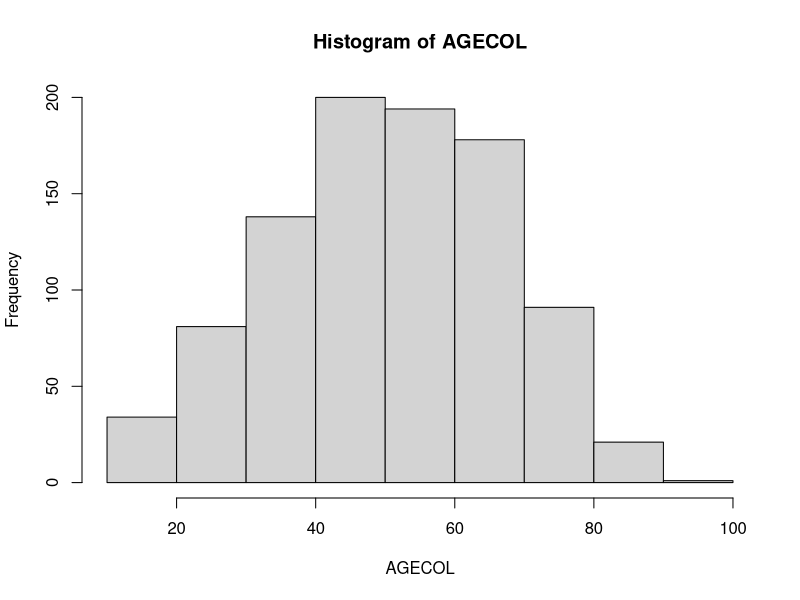

Source code (R): (Note: this script raises an error after producing the figure.)
## ---- chunk 1
data <- read.csv('dummy_data.csv')
class(data)
dim(data)
names(data)
head(data)
head(data$BMI)
## BMI
attach(data)
head(BMI)
## ---- chunk 2
summary(data)
summary(BMI)

mean(BMI)
mean(BMI,na.rm=T)
median(BMI,na.rm=T)
sd(BMI,na.rm=T)
## ---- chunk 3
hist(AGECOL)
## ---- chunk 4
boxplot(BMI~GOUT)
## ---- chunk 5
plot(AGECOL,BMI)
## ---- chunk 6
table(ETHCLASS)
barplot(table(ETHCLASS))

table(GOUT)
table(ETHCLASS,GOUT)
barplot(table(ETHCLASS,GOUT)[-4,])
t(table(ETHCLASS,GOUT)[-4,])
barplot(t(table(ETHCLASS,GOUT)[-4,]))

barplot(t(table(ETHCLASS,GOUT)[-4,]),beside=TRUE)

prop.table(table(ETHCLASS,GOUT)[-4,],2)
barplot(prop.table(table(ETHCLASS,GOUT)[-4,],2))

prop.table(table(ETHCLASS,GOUT)[-4,],1)
t(prop.table(table(ETHCLASS,GOUT)[-4,],1))
barplot(t(prop.table(table(ETHCLASS,GOUT)[-4,],1)))
## ---- chunk 7
hist(BMI)

## plot(density(BMI))

plot(density(BMI,na.rm=T))
## ---- chunk 8
par(mfrow=c(1,2))
hist(BMI)
plot(density(BMI,na.rm=T))
## ---- chunk 9
pdf(file='bmi_historgram.pdf', height=6, width=6)
hist(BMI)
dev.off()
